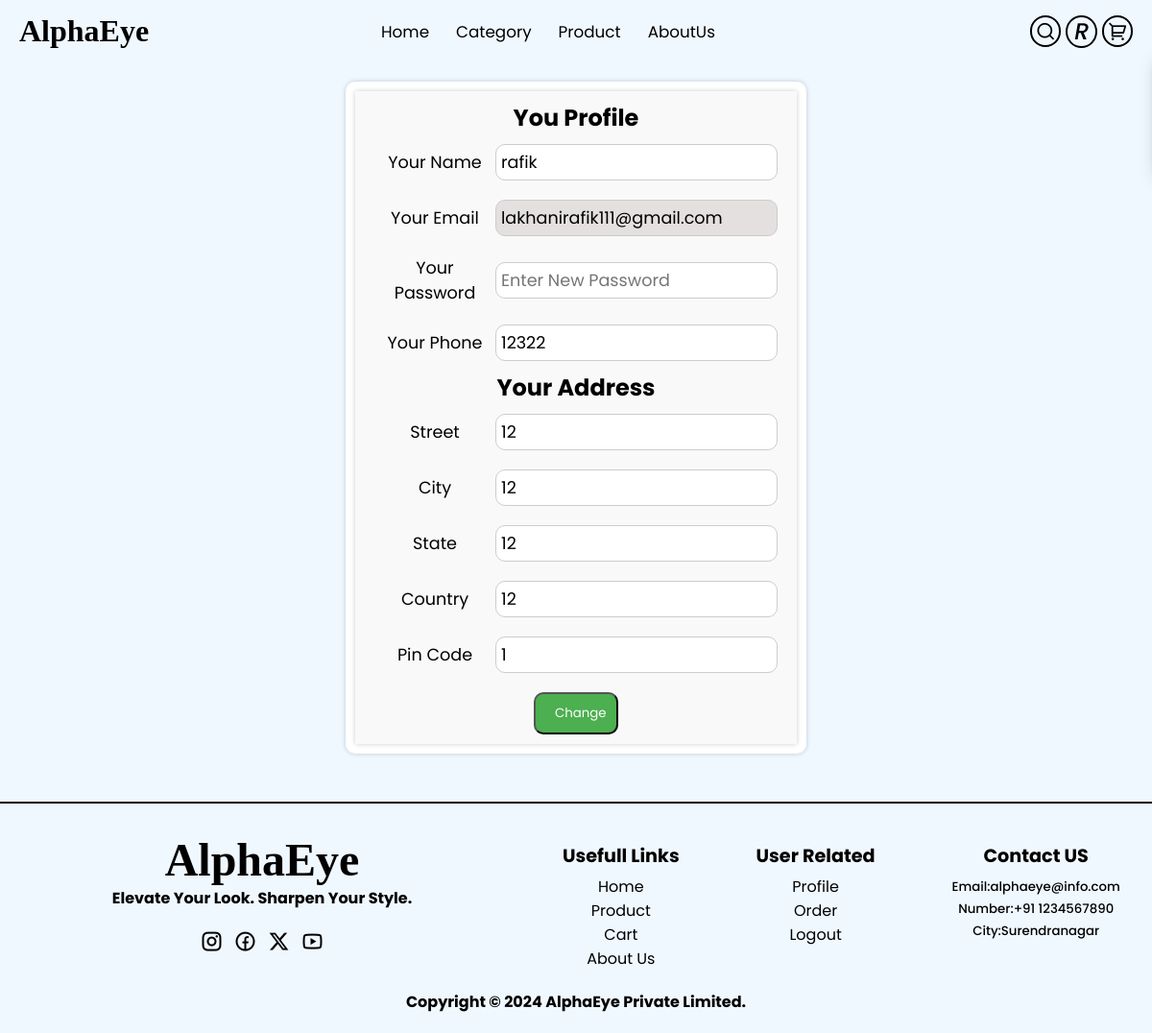
The page /profile.php (signed in) on the database as committed earlier.
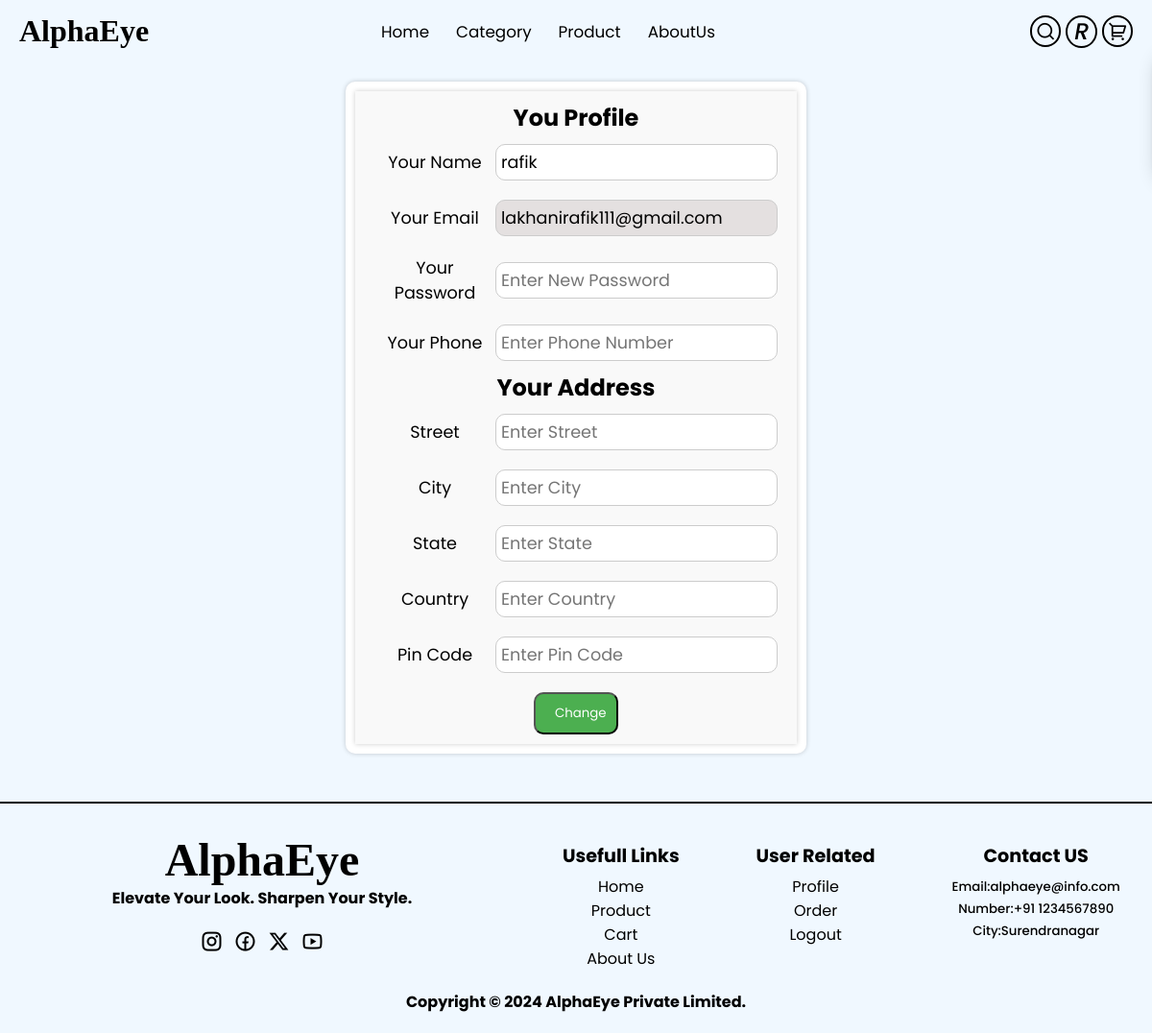
The same page on the database as committed later.
### tables this page shows
CREATE TABLE `useraddres` (
  `userid` int(11) DEFAULT NULL,
  `Phonenumber` int(10) DEFAULT NULL,
  `street` varchar(255) DEFAULT NULL,
  `city` varchar(255) DEFAULT NULL,
  `state` varchar(255) DEFAULT NULL,
  `country` varchar(255) DEFAULT NULL,
  `pincode` int(6) DEFAULT NULL
);

### profile.php (the view, shortened to what this page needs)
<!DOCTYPE html>
<html lang="en">
<head>
    <link rel="stylesheet" href="cssStyle/profile.css">
</head>
<body>
    <div class="main">
        <?php include("component/nav.php")?>
        <?php include("config/remixicone.php")?>
        <?php include("config/dbconnect.php") ?>
        <?php
            if(isset($_SESSION['email'])&& isset($_SESSION['role'])){
                $email=$_SESSION['email'];
                $fetchuser="select * from userdata where useremail='$email'";
                $result=mysqli_query($con,$fetchuser);
                $data=mysqli_fetch_array($result);
                $isaddress=false;
                $select="SELECT * FROM `useraddres` WHERE userid=$data[id]";
                $ans=mysqli_query($con,$select);
                if(mysqli_num_rows($ans)>0){
                    $dataaddress=mysqli_fetch_array($ans);
                    $isaddress=true;
                }
            }
            else{
                header("Location:singin.php");
                exit();
            }
        ?>
        <div class="profile-container">
            <div class="profile-div">
                <form method="post" action="useraddress.php">
                <h2>You Profile</h2>
                <div>
                    <label for="name">Your Name</label>
                    <input type="text" name="name" required placeholder="Enter Name" value="<?= $data['username']; ?>">
                </div>
                <div>
                    <label for="email" >Your Email</label>
                    <input type="email" id="email" required  name="email" placeholder="Enter Email"
                    value="<?= $data['useremail']; ?>">
                </div>
                <div>
                    <label for="name">Your Password</label>
                    <input type="password" name="password" placeholder="Enter New Password">
                </div>
                <div>
                    <label for="name">Your Phone</label>
                    <input type="number" name="phoneno" required placeholder="Enter Phone Number"
                    value="<?php if($isaddress) echo $dataaddress['Phonenumber']; ?>">
                </div>
                <h2>Your Address</h2>
                <div>
                    <label for="name">Street</label>
                    <input type="text" name="street" required placeholder="Enter Street"
                    value="<?php if($isaddress) echo $dataaddress['street']; ?>">
                </div>
                <div>
                    <label for="name">City</label>
                    <input type="text" name="city" required placeholder="Enter City"
                    value="<?php if($isaddress) echo $dataaddress['city']; ?>">
                </div>
                <div>
                    <label for="name">State</label>
                    <input type="text" name="state" required placeholder="Enter State"
                    value="<?php if($isaddress) echo $dataaddress['state']; ?>">
                </div>
                <div>
                    <label for="name">Country</label>
                    <input type="text" name="country" required placeholder="Enter Country"
                    value="<?php if($isaddress) echo $dataaddress['country']; ?>">
                </div>
                <div>
                    <label for="name">Pin Code</label>
                    <input type="number" name="pincode" required placeholder="Enter Pin Code"
                    value="<?php if($isaddress) echo $dataaddress['pincode']; ?>">
                </div>
                <input type="submit" value="Change" name="useraddress">
        </form>
        </div>
        </div>
        <?php include("component/footer.php");?>
    </div>
</body>
</html>

Rows that differ between the two databases and show on the page:
removed useraddres: phoneno "12322", street "12", city "12", state "12", country "12", pincode "1"
